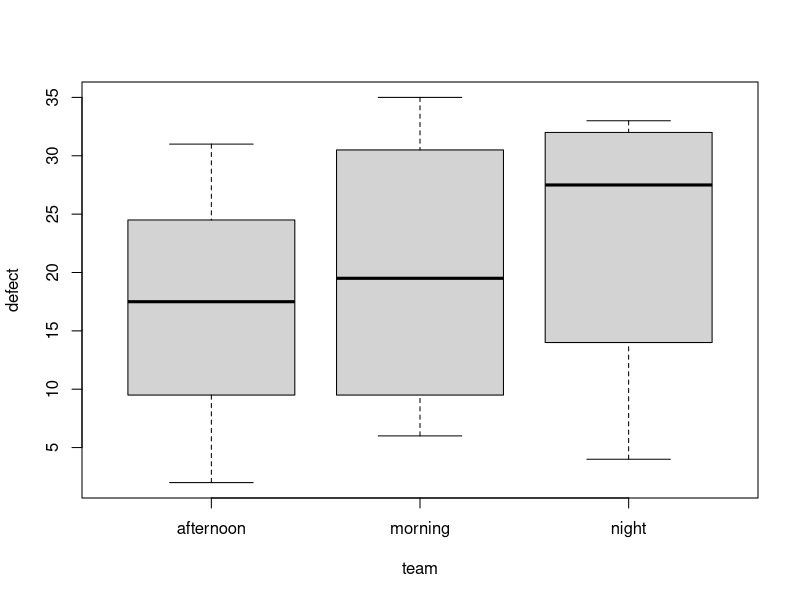
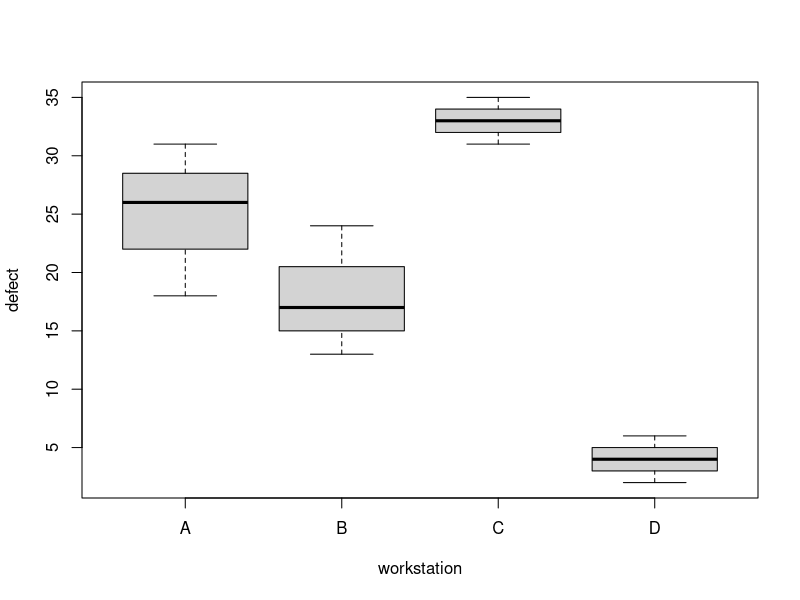

Recreate these plots in R, in order.
library(ggplot2)
library(tidyverse)
library(rstatix)

# Creating the dataset

observations = rbind(c('morning','A',26),c('afternoon', 'A', 18), c('night','A',31),
                      c('morning','B',13),c('afternoon', 'B', 17), c('night','B',24),
                      c('morning','C',35),c('afternoon', 'C', 31), c('night','C',33),
                      c('morning','D',6),c('afternoon', 'D', 2), c('night','D',4))
columns = c('team', 'workstation', 'defect')
data = data.frame(observations)
colnames(data) <- columns
# Change type of column defect to numeric
data$defect = as.numeric(as.character(data$defect))
summary(data)

# (a) For the moment, we analyse the variables team and work station separately

  # For this we need to use ANOVA test and check that the following assumptions hold true:
  # 1. No significant outliers
  # 2. Normality
  # 3. Homoscedasticity: homogeneity of variance
aov_model_team = aov(defect~team, data=data)
aov_model_ws = aov(defect~workstation, data=data)

# i. Can we say that the performance are not the same with respect to the team?

  # Visualizing the teams using boxplots
boxplot(defect~team, data=data)
  # We can see that there are no outliers.

  # Checking normality per team using the Shapiro-Wilk test
data %>%
  group_by(team) %>%
  shapiro_test(defect)
        # team      variable statistic     p
        # <fct>     <chr>        <dbl> <dbl>
        # 1 afternoon defect       0.957 0.761
        # 2 morning   defect       0.965 0.808
        # 3 night     defect       0.846 0.213
  # Since the p values are > 0.05 for each team, we can assume normality

  # Checking homoscedasticity
bartlett.test(aov_model_team$residuals ~ data$team)
        #         Bartlett test of homogeneity of variances
        # 
        # data:  aov_model_team$residuals by data$team
        # Bartlett's K-squared = 0.035381, df = 2, p-value = 0.9825
  # Since the p-value>0.05 we can assume homoscedasticity

  # Now, going back to the result of ANOVA for team
summary(aov_model_team)
        #             Df Sum Sq Mean Sq F value Pr(>F)
        # team         2     72    36.0   0.223  0.805
        # Residuals    9   1454   161.6   
  # Since p-value>0.05 we can conclude that there is no significant variation among different teams

# ii. Can we say that the difficulties associated to each work station are not the same?

  # Visualizing the workstations using boxplots
boxplot(defect~workstation, data=data)
  # We can see that there are no outliers.

  # Checking normality per workstation using the Shapiro-Wilk test
data %>%
  group_by(workstation) %>%
  shapiro_test(defect)
        # workstation variable statistic     p
        # <fct>       <chr>        <dbl> <dbl>
        # 1 A           defect       0.983 0.747
        # 2 B           defect       0.976 0.702
        # 3 C           defect       1     1.00 
        # 4 D           defect       1     1.00 
  # Since the p values are > 0.05 for each workstation, we can assume normality

  # Checking homoscedasticity
bartlett.test(aov_model_ws$residuals ~ data$workstation)
        #       Bartlett test of homogeneity of variances
        # 
        # data:  aov_model_team$residuals by data$workstation
        # Bartlett's K-squared = 3.4989, df = 3, p-value = 0.3209
  # Since the p-value>0.05 we can assume homoscedasticity
  # Now, going back to the result of ANOVA for team
summary(aov_model_ws)
        #             Df Sum Sq Mean Sq F value   Pr(>F)    
        # workstation  3   1362   454.0   22.15 0.000314 ***
        # Residuals    8    164    20.5 
# Since p-value<0.05 we can conclude that there is a significant variation among different workstations!

# (b) Now we take into account both variables in the same time. 
# At first we consider the additive model Yi,j = μ + ai + bj + εi,j where the are i.i.d. random variables whose distribution 
# is N(0,σ2)
# i. How to validate the use of the additive model?

# The additive model
model = lm(defect ~ workstation + team, data=data)
summary(model)

        #   Residuals:
        #   Min     1Q Median     3Q    Max 
        #   -5     -3      1      2      3 
        # 
        #   Coefficients:
        #   Estimate Std. Error t value Pr(>|t|)    
        #   (Intercept)    22.000      2.769   7.945 0.000211 ***
        #   workstationB   -7.000      3.197  -2.189 0.071133 .  
        #   workstationC    8.000      3.197   2.502 0.046392 *  
        #   workstationD  -21.000      3.197  -6.568 0.000597 ***
        #   teammorning     3.000      2.769   1.083 0.320206    
        #   teamnight       6.000      2.769   2.167 0.073370 .  
        #   ---
        #   Signif. codes:  0 ‘***’ 0.001 ‘**’ 0.01 ‘*’ 0.05 ‘.’ 0.1 ‘ ’ 1
        # 
        #   Residual standard error: 3.916 on 6 degrees of freedom
        #   Multiple R-squared:  0.9397,	Adjusted R-squared:  0.8895 
        #   F-statistic:  18.7 on 5 and 6 DF,  p-value: 0.001342

  # The Adjusted R-squared value:0.8895 is high meaning that the model fits the data well.
  
# ii. We accept the additive model. How to estimate E[Yi,j] in this model?
data %>%
  mutate(Expectation = case_when(workstation %in% c('A','B') ~ 22,
                                workstation =='C' ~ 22 + 8,
                                workstation =='D' ~ 22 - 21))

        # team workstation defect Expectation
        # 1    morning           A     26          22
        # 2  afternoon           A     18          22
        # 3      night           A     31          22
        # 4    morning           B     13          22
        # 5  afternoon           B     17          22
        # 6      night           B     24          22
        # 7    morning           C     35          30
        # 8  afternoon           C     31          30
        # 9      night           C     33          30
        # 10   morning           D      6           1
        # 11 afternoon           D      2           1
        # 12     night           D      4           1


# iii. Is the variable team influent?
summary(model)
anova(model)
        # Analysis of Variance Table
        # 
        # Response: defect
        # Df Sum Sq Mean Sq F value    Pr(>F)    
        # workstation  3   1362  454.00 29.6087 0.0005408 ***
        # team         2     72   36.00  2.3478 0.1765355    
        # Residuals    6     92   15.33                      

  # The variable team is not influent because we get p-values>0.05 in the additive model
  # and even in ANOVA 

# iv. Is the variable work station influent?
summary(model)
anova(model)
  # Yes workstation is influent as p-value <0.05 for workstation C and D
  # And also p-value<0.05 in ANOVA 